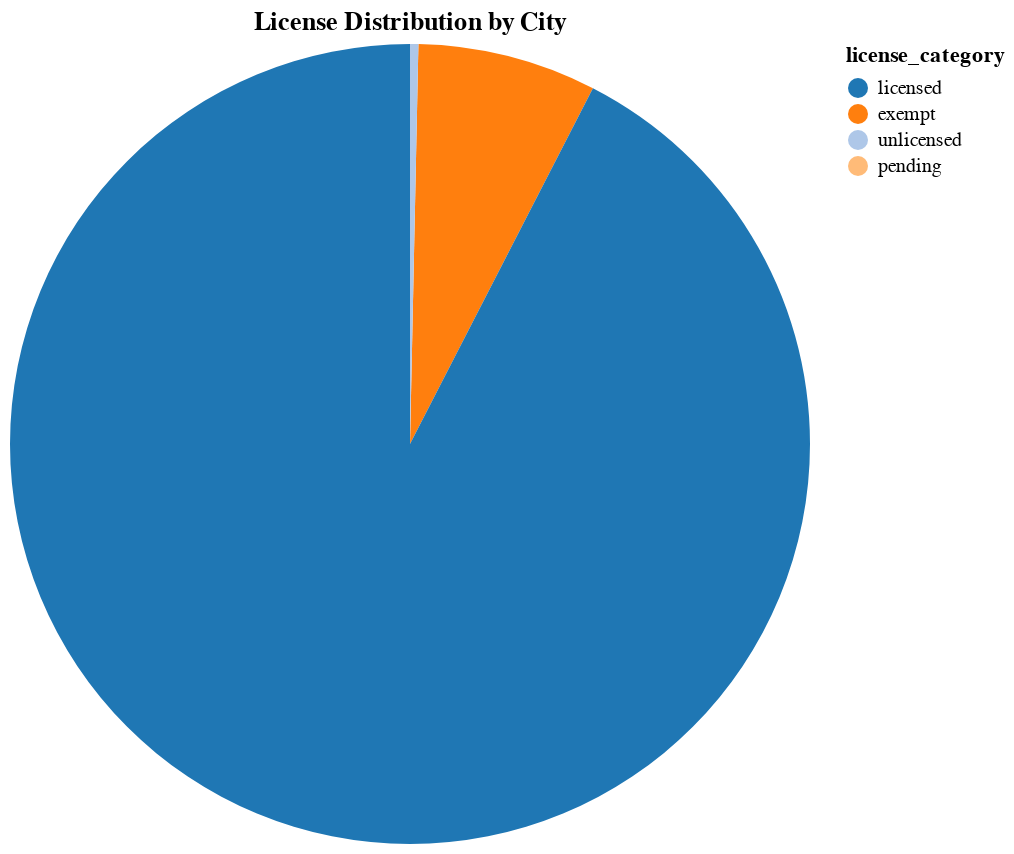

The notebook cell saved with this chart:
### Markdown cell above
Create the "License Distribution per City" interactive visualization

### Code cell
# Create a dropdown for city selection with customized appearance
city_dropdown = alt.binding_select(
    options=cities, 
    name="Select City  :    ",
    labels=cities
)
city_select = alt.selection_point(fields=['city'], bind=city_dropdown, value='Amsterdam', empty=False)  # Set default to 'Amsterdam'

# Categorize license types
cities_together_data['license_category'] = cities_together_data['license'].apply(
    lambda x: 'exempt' if x == 'Exempt' else
              'pending' if x == 'pending' else
              'licensed' if isinstance(x, str) else
              'unlicensed' 
)

# Now group by city and license category
license_counts = cities_together_data.groupby(['city', 'license_category']).size().reset_index(name='count')


# Define a fixed color scale with the colors you want
color_scale = alt.Scale(
    domain=['licensed', 'exempt', 'unlicensed', 'pending'],
    range=['#1f77b4', '#ff7f0e', '#aec7e8', '#ffbb78']  # Blue, orange, light blue, light orange
)
# Create the pie chart for license distribution
license_chart = alt.Chart(license_counts).mark_arc().encode(
    theta='count:Q',  # Size of each segment
    color=alt.Color('license_category:N', scale=color_scale),  # Apply the fixed color scale
    tooltip=['license_category:N', 'count:Q']  # Show license category and count on hover
).add_params(
    city_select
).transform_filter(
    city_select
).properties(
    width=400,
    height=400,
    title="License Distribution by City"
)

license_chart

### Figure 1 — Vega-Lite specification as saved in the notebook (floating-point values rounded to 4 significant figures)
{"config": {"view": {"continuousWidth": 300, "continuousHeight": 300}}, "data": {"name": "data-ef2335445a477df0df1d0e00a83daae0"}, "mark": {"type": "arc"}, "encoding": {"color": {"field": "license_category", "scale": {"domain": ["licensed", "exempt", "unlicensed", "pending"], "range": ["#1f77b4", "#ff7f0e", "#aec7e8", "#ffbb78"]}, "type": "nominal"}, "theta": {"field": "count", "type": "quantitative"}, "tooltip": [{"field": "license_category", "type": "nominal"}, {"field": "count", "type": "quantitative"}]}, "height": 400, "params": [{"name": "param_8", "select": {"type": "point", "fields": ["city"]}, "bind": {"input": "select", "options": ["Amsterdam", "Athens", "Barcelona", "Berlin", "Copenhagen", "Dublin", "Lisbon", "London", "Madrid", "Paris", "Rome", "Venice", "Vienna"], "labels": ["Amsterdam", "Athens", "Barcelona", "Berlin", "Copenhagen", "Dublin", "Lisbon", "London", "Madrid", "Paris", "Rome", "Venice", "Vienna"], "name": "Select City  :    "}, "value": "Amsterdam"}], "title": "License Distribution by City", "transform": [{"filter": {"param": "param_8", "empty": false}}], "width": 400, "$schema": "https://vega.github.io/schema/vega-lite/v5.8.0.json", "datasets": {"data-ef2335445a477df0df1d0e00a83daae0": [{"city": "Amsterdam", "license_category": "exempt", "count": 366}, {"city": "Amsterdam", "license_category": "licensed", "count": 4683}, {"city": "Amsterdam", "license_category": "unlicensed", "count": 17}, {"city": "Athens", "license_category": "exempt", "count": 69}, {"city": "Athens", "license_category": "licensed", "count": 7679}, {"city": "Athens", "license_category": "unlicensed", "count": 22}, {"city": "Barcelona", "license_category": "exempt", "count": 1724}, {"city": "Barcelona", "license_category": "licensed", "count": 5391}, {"city": "Barcelona", "license_category": "unlicensed", "count": 1578}, {"city": "Berlin", "license_category": "licensed", "count": 5190}, {"city": "Berlin", "license_category": "unlicensed", "count": 307}, {"city": "Copenhagen", "license_category": "unlicensed", "count": 10276}, {"city": "Dublin", "license_category": "unlicensed", "count": 2699}, {"city": "Lisbon", "license_category": "exempt", "count": 1367}, {"city": "Lisbon", "license_category": "licensed", "count": 12437}, {"city": "Lisbon", "license_category": "pending", "count": 1}, {"city": "Lisbon", "license_category": "unlicensed", "count": 672}, {"city": "London", "license_category": "unlicensed", "count": 29850}, {"city": "Madrid", "license_category": "exempt", "count": 3}, {"city": "Madrid", "license_category": "licensed", "count": 1983}, {"city": "Madrid", "license_category": "unlicensed", "count": 10210}, {"city": "Paris", "license_category": "licensed", "count": 29613}, {"city": "Paris", "license_category": "unlicensed", "count": 2572}, {"city": "Rome", "license_category": "exempt", "count": 3}, {"city": "Rome", "license_category": "licensed", "count": 7626}, {"city": "Rome", "license_category": "unlicensed", "count": 10555}, {"city": "Venice", "license_category": "licensed", "count": 2812}, {"city": "Venice", "license_category": "unlicensed", "count": 2608}, {"city": "Vienna", "license_category": "unlicensed", "count": 6569}]}}
